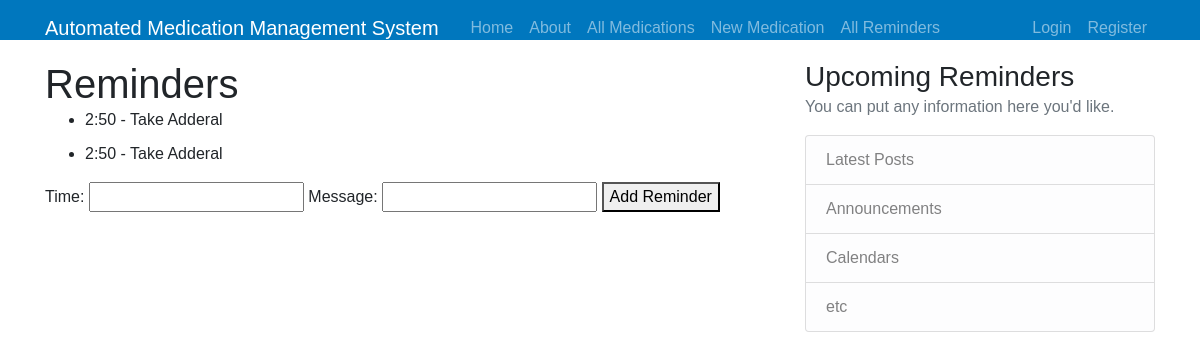
/reminderHome, run on the app's committed database.
### amms/models.py (models this page shows)
class Reminder(db.Model):
    id = db.Column(db.Integer, primary_key=True)
    reminder_datetime = db.Column(db.String(50))
    message = db.Column(db.String(250))

### amms/reminders/routes.py (the view)
@reminder.route('/reminderHome', methods=['GET', 'POST'])
def reminderHome():
    rems = Reminder.query.all()
    print(rems[0].message)
    return render_template('reminders.html', reminders=rems)

### amms/templates/reminders.html
{% extends "layout.html" %}
{% block content %}
<h1>Reminders</h1>
    <ul>
        {% for reminder in reminders %}
            <li>{{ reminder.reminder_datetime }} - {{ reminder.message }}</li>
        {% endfor %}
    </ul>
    <form method="post" action="{{ url_for('reminder.add_reminder') }}">
        <label for="time">Time:</label>
        <input type="text" name="time" required>
        <label for="message">Message:</label>
        <input type="text" name="message" required>
        <button type="submit">Add Reminder</button>
    </form>
{% endblock content %}

### amms/static/styles.css (style rules this page uses)
body { font-family: Arial, sans-serif; margin: 0; padding: 0; }
h1, h2, h3 { margin: 0; }
li { margin-bottom: 10px; }

### data on the page
Reminder: reminder_datetime "2:50", message "Take Adderal"
Reminder: reminder_datetime "2:50", message "Take Adderal"
